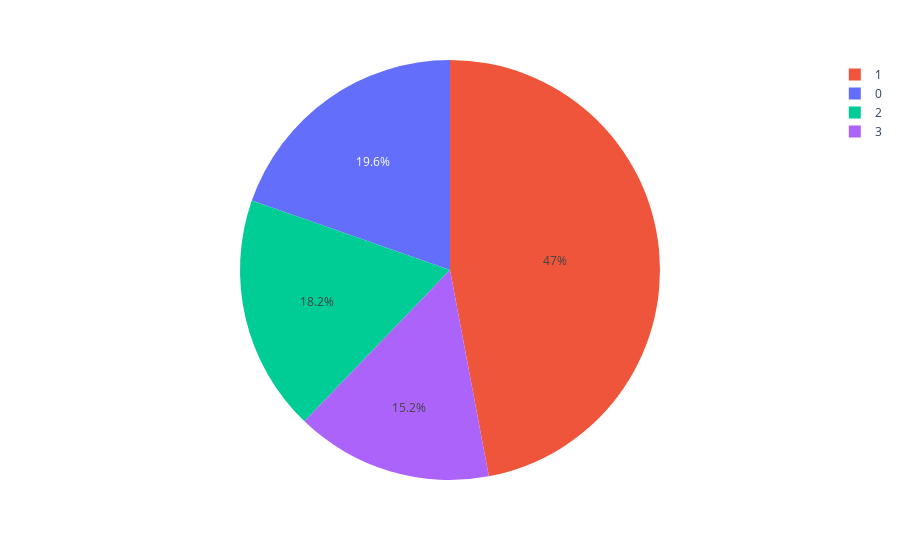

Notebook code cell kept with this figure:
### Code cell
pie=clusters.groupby('label').size().reset_index()
pie.columns=['label','value']
px.pie(pie,values='value',names='label',color=['blue','red','green','yellow'])

### Figure 1 — Plotly figure (JSON) as saved in the notebook; plotly's stock layout.template omitted (floating-point values rounded to 4 significant figures)
{"data": [{"customdata": [["blue"], ["red"], ["green"], ["yellow"]], "domain": {"x": [0, 1], "y": [0, 1]}, "hovertemplate": "label=%{label}<br>value=%{value}<br>color=%{customdata[0]}<extra></extra>", "labels": [0, 1, 2, 3], "legendgroup": "", "marker": {"colors": ["#636efa", "#EF553B", "#00cc96", "#ab63fa"]}, "name": "", "showlegend": true, "type": "pie", "values": [1581, 3787, 1463, 1220]}], "layout": {"legend": {"tracegroupgap": 0}, "margin": {"t": 60}}}
